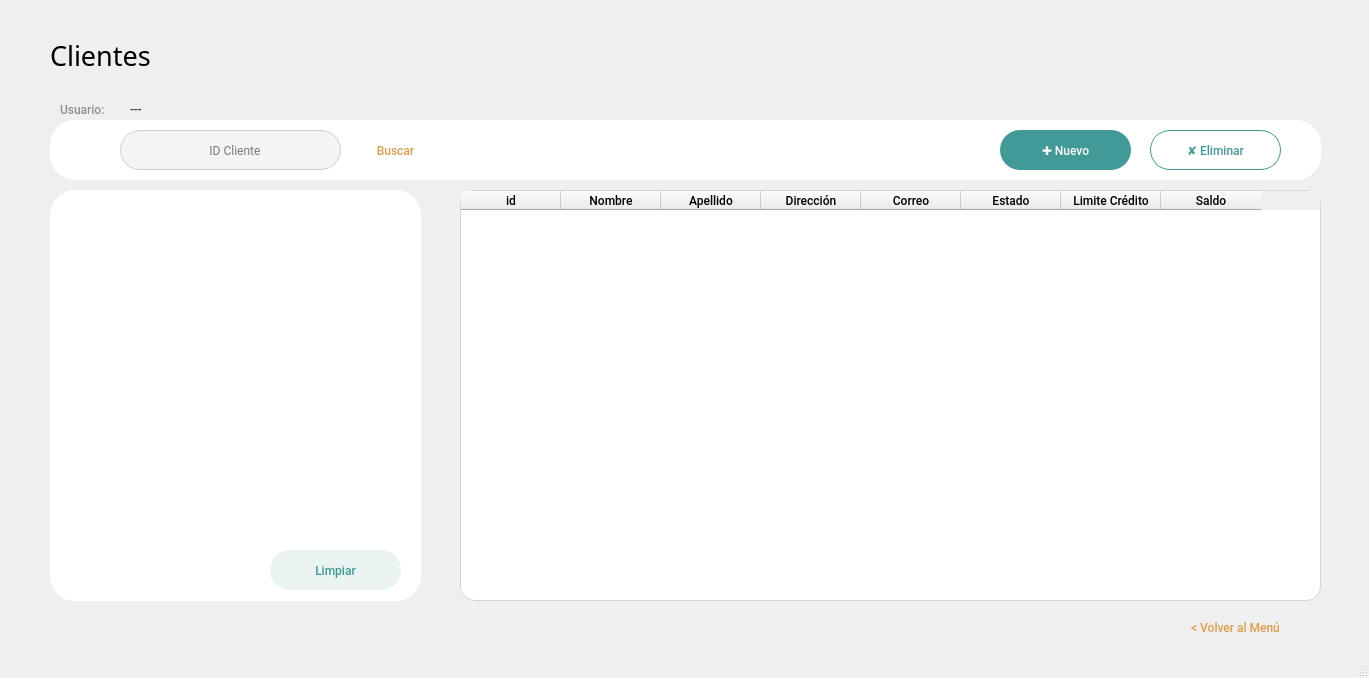
<?xml version="1.0" encoding="UTF-8"?>
<ui version="4.0">
 <class>MainWindow</class>
 <widget class="QMainWindow" name="MainWindow">
  <property name="geometry">
   <rect>
    <x>0</x>
    <y>0</y>
    <width>1369</width>
    <height>678</height>
   </rect>
  </property>
  <property name="windowTitle">
   <string>Clientes</string>
  </property>
  <widget class="QWidget" name="centralwidget">
   <widget class="QLabel" name="label">
    <property name="geometry">
     <rect>
      <x>50</x>
      <y>30</y>
      <width>181</width>
      <height>51</height>
     </rect>
    </property>
    <property name="font">
     <font>
      <family>Poppins SemiBold</family>
      <pointsize>20</pointsize>
      <weight>50</weight>
      <bold>false</bold>
     </font>
    </property>
    <property name="styleSheet">
     <string notr="true">QLabel {
	color: #000
}</string>
    </property>
    <property name="text">
     <string>Clientes</string>
    </property>
   </widget>
   <widget class="QFrame" name="frame">
    <property name="geometry">
     <rect>
      <x>50</x>
      <y>120</y>
      <width>1271</width>
      <height>60</height>
     </rect>
    </property>
    <property name="styleSheet">
     <string notr="true">QFrame {
	background: #fff;
	border: #c0c0c0;
	border-radius: 25px;
}</string>
    </property>
    <property name="frameShape">
     <enum>QFrame::StyledPanel</enum>
    </property>
    <property name="frameShadow">
     <enum>QFrame::Raised</enum>
    </property>
    <widget class="QPushButton" name="btnNuevoC">
     <property name="geometry">
      <rect>
       <x>950</x>
       <y>10</y>
       <width>131</width>
       <height>40</height>
      </rect>
     </property>
     <property name="font">
      <font>
       <family>Roboto Medium</family>
       <pointsize>9</pointsize>
      </font>
     </property>
     <property name="styleSheet">
      <string notr="true">QPushButton {
	background: #419a95;
	border-radius: 20px;
	color: #fff
}</string>
     </property>
     <property name="text">
      <string>✚ Nuevo</string>
     </property>
    </widget>
    <widget class="QPushButton" name="btnEliminarC">
     <property name="geometry">
      <rect>
       <x>1100</x>
       <y>10</y>
       <width>131</width>
       <height>40</height>
      </rect>
     </property>
     <property name="font">
      <font>
       <family>Roboto Medium</family>
       <pointsize>9</pointsize>
      </font>
     </property>
     <property name="styleSheet">
      <string notr="true">QPushButton {
	border: 1px solid #419a95;
	border-radius: 20px;
	color: #419a95;
}</string>
     </property>
     <property name="text">
      <string>✘ Eliminar</string>
     </property>
    </widget>
    <widget class="QLineEdit" name="txtCliente">
     <property name="geometry">
      <rect>
       <x>70</x>
       <y>10</y>
       <width>221</width>
       <height>40</height>
      </rect>
     </property>
     <property name="font">
      <font>
       <family>Roboto</family>
       <pointsize>9</pointsize>
      </font>
     </property>
     <property name="styleSheet">
      <string notr="true">QLineEdit {
	background: #f3f4f6;
	border: 1px solid #d0d0d0;
	border-radius: 20px;
}</string>
     </property>
     <property name="alignment">
      <set>Qt::AlignCenter</set>
     </property>
     <property name="placeholderText">
      <string>   ID Cliente</string>
     </property>
    </widget>
    <widget class="QPushButton" name="btnBuscarC">
     <property name="geometry">
      <rect>
       <x>300</x>
       <y>10</y>
       <width>91</width>
       <height>40</height>
      </rect>
     </property>
     <property name="font">
      <font>
       <family>Roboto Medium</family>
       <pointsize>9</pointsize>
      </font>
     </property>
     <property name="styleSheet">
      <string notr="true">QPushButton {
	border: none;
	color: #DF9C4C;
}</string>
     </property>
     <property name="text">
      <string>Buscar</string>
     </property>
    </widget>
    <widget class="QLabel" name="label_4">
     <property name="geometry">
      <rect>
       <x>20</x>
       <y>10</y>
       <width>40</width>
       <height>40</height>
      </rect>
     </property>
     <property name="text">
      <string/>
     </property>
     <property name="pixmap">
      <pixmap>../img/round_account_circle_black_24dp.png</pixmap>
     </property>
     <property name="scaledContents">
      <bool>true</bool>
     </property>
    </widget>
    <widget class="QPushButton" name="btnRefresh">
     <property name="geometry">
      <rect>
       <x>870</x>
       <y>10</y>
       <width>51</width>
       <height>41</height>
      </rect>
     </property>
     <property name="styleSheet">
      <string notr="true">* {
	border: none;
}</string>
     </property>
     <property name="text">
      <string/>
     </property>
     <property name="icon">
      <iconset>
       <normaloff>../img/cached_FILL0_wght400_GRAD0_opsz48.png</normaloff>../img/cached_FILL0_wght400_GRAD0_opsz48.png</iconset>
     </property>
     <property name="iconSize">
      <size>
       <width>30</width>
       <height>30</height>
      </size>
     </property>
    </widget>
   </widget>
   <widget class="QTableWidget" name="tbwClientes">
    <property name="geometry">
     <rect>
      <x>460</x>
      <y>190</y>
      <width>861</width>
      <height>411</height>
     </rect>
    </property>
    <property name="font">
     <font>
      <family>Roboto Medium</family>
     </font>
    </property>
    <property name="styleSheet">
     <string notr="true">QTableWidget {
background: #fff;
border: 1px solid #D5D5D5;
border-radius: 15px;
}</string>
    </property>
    <column>
     <property name="text">
      <string>id</string>
     </property>
    </column>
    <column>
     <property name="text">
      <string>Nombre</string>
     </property>
    </column>
    <column>
     <property name="text">
      <string>Apellido</string>
     </property>
    </column>
    <column>
     <property name="text">
      <string>Dirección</string>
     </property>
    </column>
    <column>
     <property name="text">
      <string>Correo</string>
     </property>
    </column>
    <column>
     <property name="text">
      <string>Estado</string>
     </property>
    </column>
    <column>
     <property name="text">
      <string>Limite Crédito</string>
     </property>
    </column>
    <column>
     <property name="text">
      <string>Saldo</string>
     </property>
    </column>
   </widget>
   <widget class="QTextEdit" name="txtPrint">
    <property name="geometry">
     <rect>
      <x>50</x>
      <y>190</y>
      <width>371</width>
      <height>411</height>
     </rect>
    </property>
    <property name="font">
     <font>
      <family>Roboto Medium</family>
      <pointsize>8</pointsize>
     </font>
    </property>
    <property name="styleSheet">
     <string notr="true">QTextEdit  {
	background: #fff;
	border: #c0c0c0;
	border-radius: 25px;
	padding: 10px
}</string>
    </property>
    <property name="readOnly">
     <bool>true</bool>
    </property>
    <property name="html">
     <string>&lt;!DOCTYPE HTML PUBLIC &quot;-//W3C//DTD HTML 4.0//EN&quot; &quot;http://www.w3.org/TR/REC-html40/strict.dtd&quot;&gt;
&lt;html&gt;&lt;head&gt;&lt;meta name=&quot;qrichtext&quot; content=&quot;1&quot; /&gt;&lt;style type=&quot;text/css&quot;&gt;
p, li { white-space: pre-wrap; }
&lt;/style&gt;&lt;/head&gt;&lt;body style=&quot; font-family:'Roboto Medium'; font-size:8pt; font-weight:400; font-style:normal;&quot;&gt;
&lt;p style=&quot;-qt-paragraph-type:empty; margin-top:0px; margin-bottom:0px; margin-left:0px; margin-right:0px; -qt-block-indent:0; text-indent:0px; font-size:9pt;&quot;&gt;&lt;br /&gt;&lt;/p&gt;
&lt;p style=&quot;-qt-paragraph-type:empty; margin-top:0px; margin-bottom:0px; margin-left:0px; margin-right:0px; -qt-block-indent:0; text-indent:0px; font-size:9pt;&quot;&gt;&lt;br /&gt;&lt;/p&gt;&lt;/body&gt;&lt;/html&gt;</string>
    </property>
   </widget>
   <widget class="QLabel" name="label_2">
    <property name="geometry">
     <rect>
      <x>60</x>
      <y>100</y>
      <width>71</width>
      <height>18</height>
     </rect>
    </property>
    <property name="font">
     <font>
      <family>Roboto Medium</family>
      <pointsize>9</pointsize>
     </font>
    </property>
    <property name="styleSheet">
     <string notr="true">QLabel {color: #909090}</string>
    </property>
    <property name="text">
     <string>Usuario:</string>
    </property>
   </widget>
   <widget class="QLabel" name="lblUsuario">
    <property name="geometry">
     <rect>
      <x>130</x>
      <y>100</y>
      <width>331</width>
      <height>18</height>
     </rect>
    </property>
    <property name="font">
     <font>
      <family>Roboto Medium</family>
      <pointsize>9</pointsize>
     </font>
    </property>
    <property name="styleSheet">
     <string notr="true">QLabel {color: #3e405b}</string>
    </property>
    <property name="text">
     <string>---</string>
    </property>
    <property name="alignment">
     <set>Qt::AlignLeading|Qt::AlignLeft|Qt::AlignVCenter</set>
    </property>
   </widget>
   <widget class="QPushButton" name="btnLimpiarC">
    <property name="geometry">
     <rect>
      <x>270</x>
      <y>550</y>
      <width>131</width>
      <height>40</height>
     </rect>
    </property>
    <property name="font">
     <font>
      <family>Roboto Medium</family>
      <pointsize>9</pointsize>
     </font>
    </property>
    <property name="styleSheet">
     <string notr="true">QPushButton {
	background: #e8f3f2;
	border-radius: 20px;
	color: #419a95;
}</string>
    </property>
    <property name="text">
     <string>Limpiar</string>
    </property>
   </widget>
   <widget class="QPushButton" name="btnVolverC">
    <property name="geometry">
     <rect>
      <x>1150</x>
      <y>610</y>
      <width>171</width>
      <height>35</height>
     </rect>
    </property>
    <property name="font">
     <font>
      <family>Roboto Medium</family>
      <pointsize>9</pointsize>
     </font>
    </property>
    <property name="styleSheet">
     <string notr="true">QPushButton {
	border: none;
	color: #DF9C4C;
}</string>
    </property>
    <property name="text">
     <string>&lt; Volver al Menú</string>
    </property>
   </widget>
  </widget>
  <widget class="QStatusBar" name="statusbar"/>
 </widget>
 <tabstops>
  <tabstop>txtCliente</tabstop>
  <tabstop>btnBuscarC</tabstop>
  <tabstop>btnLimpiarC</tabstop>
  <tabstop>btnNuevoC</tabstop>
  <tabstop>btnEliminarC</tabstop>
  <tabstop>btnVolverC</tabstop>
  <tabstop>btnRefresh</tabstop>
  <tabstop>tbwClientes</tabstop>
  <tabstop>txtPrint</tabstop>
 </tabstops>
 <resources/>
 <connections/>
</ui>
